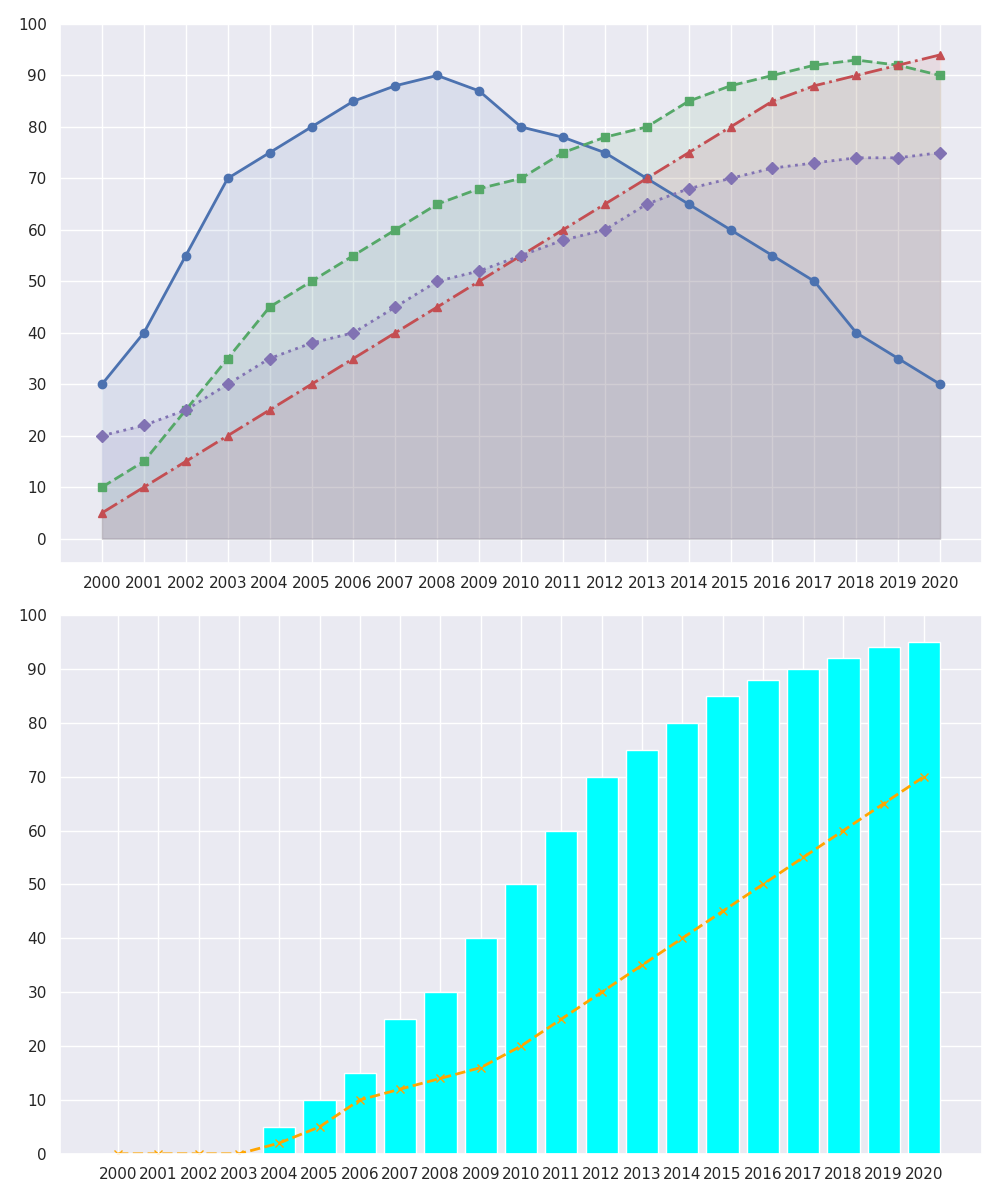

Source code (Python):
import matplotlib.pyplot as plt
import numpy as np

years = np.arange(2000, 2021)

mp3_popularity = [30, 40, 55, 70, 75, 80, 85, 88, 90, 87, 80, 78, 75, 70, 65, 60, 55, 50, 40, 35, 30]
aac_popularity = [10, 15, 25, 35, 45, 50, 55, 60, 65, 68, 70, 75, 78, 80, 85, 88, 90, 92, 93, 92, 90]
flac_popularity = [5, 10, 15, 20, 25, 30, 35, 40, 45, 50, 55, 60, 65, 70, 75, 80, 85, 88, 90, 92, 94]
wav_popularity = [20, 22, 25, 30, 35, 38, 40, 45, 50, 52, 55, 58, 60, 65, 68, 70, 72, 73, 74, 74, 75]
streaming_popularity = [0, 0, 0, 0, 5, 10, 15, 25, 30, 40, 50, 60, 70, 75, 80, 85, 88, 90, 92, 94, 95]
podcast_popularity = [0, 0, 0, 0, 2, 5, 10, 12, 14, 16, 20, 25, 30, 35, 40, 45, 50, 55, 60, 65, 70]

fig, ax = plt.subplots(nrows=2, ncols=1, figsize=(10, 12))

ax[0].plot(years, mp3_popularity, marker='o', linestyle='-', linewidth=2, color='b')
ax[0].plot(years, aac_popularity, marker='s', linestyle='--', linewidth=2, color='g')
ax[0].plot(years, flac_popularity, marker='^', linestyle='-.', linewidth=2, color='r')
ax[0].plot(years, wav_popularity, marker='D', linestyle=':', linewidth=2, color='m')
ax[0].fill_between(years, mp3_popularity, color='b', alpha=0.1)
ax[0].fill_between(years, aac_popularity, color='g', alpha=0.1)
ax[0].fill_between(years, flac_popularity, color='r', alpha=0.1)
ax[0].fill_between(years, wav_popularity, color='m', alpha=0.1)
ax[0].set_xticks(years)
ax[0].set_yticks(np.arange(0, 101, 10))

ax[1].bar(years, streaming_popularity, color='cyan')
ax[1].plot(years, podcast_popularity, marker='x', linestyle='--', linewidth=2, color='orange')
ax[1].set_xticks(years)
ax[1].set_yticks(np.arange(0, 101, 10))

plt.tight_layout()
plt.show()
